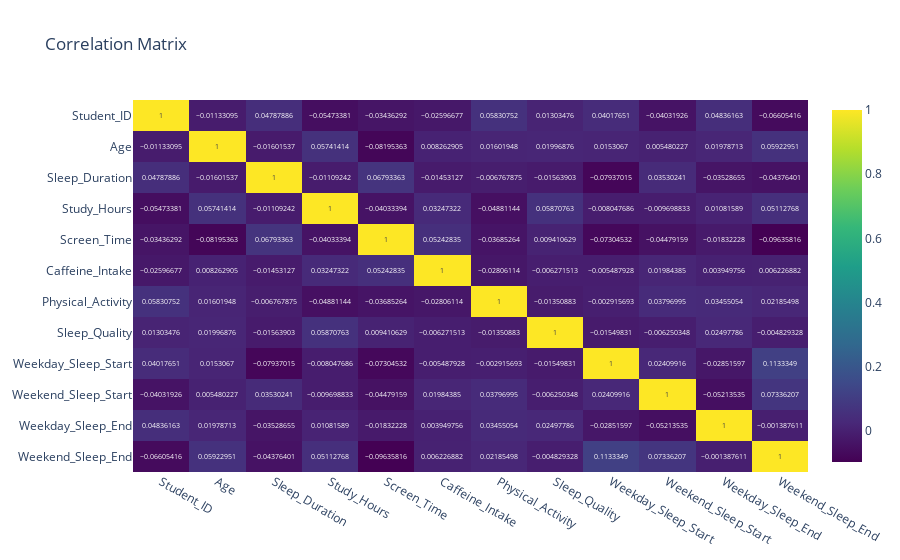

This figure's notebook cell:
### Code cell
numeric_df = df.select_dtypes(include=[float, int])
correlation_matrix = numeric_df.corr().T
fig = px.imshow(correlation_matrix, text_auto=True, aspect="auto",
                title='Correlation Matrix',
                color_continuous_scale='viridis')
fig.show()

### Figure 1 — Plotly figure (JSON) as saved in the notebook; plotly's stock layout.template omitted (floating-point values rounded to 4 significant figures; data arrays with more than 128 entries replaced by an {"elided": "..."} marker saying what was removed)
{"data": [{"coloraxis": "coloraxis", "hovertemplate": "x: %{x}<br>y: %{y}<br>color: %{z}<extra></extra>", "name": "0", "texttemplate": "%{z}", "type": "heatmap", "x": ["Student_ID", "Age", "Sleep_Duration", "Study_Hours", "Screen_Time", "Caffeine_Intake", "Physical_Activity", "Sleep_Quality", "Weekday_Sleep_Start", "Weekend_Sleep_Start", "Weekday_Sleep_End", "Weekend_Sleep_End"], "xaxis": "x", "y": ["Student_ID", "Age", "Sleep_Duration", "Study_Hours", "Screen_Time", "Caffeine_Intake", "Physical_Activity", "Sleep_Quality", "Weekday_Sleep_Start", "Weekend_Sleep_Start", "Weekday_Sleep_End", "Weekend_Sleep_End"], "yaxis": "y", "z": {"elided": "12x12 float values"}}], "layout": {"autosize": true, "coloraxis": {"colorscale": [[0, "#440154"], [0.1111, "#482878"], [0.2222, "#3e4989"], [0.3333, "#31688e"], [0.4444, "#26828e"], [0.5556, "#1f9e89"], [0.6667, "#35b779"], [0.7778, "#6ece58"], [0.8889, "#b5de2b"], [1, "#fde725"]]}, "title": {"text": "Correlation Matrix"}, "xaxis": {"anchor": "y", "autorange": true, "domain": [0, 1], "range": [-0.5, 11.5], "type": "category"}, "yaxis": {"anchor": "x", "autorange": true, "domain": [0, 1], "range": [11.5, -0.5], "type": "category"}}}
